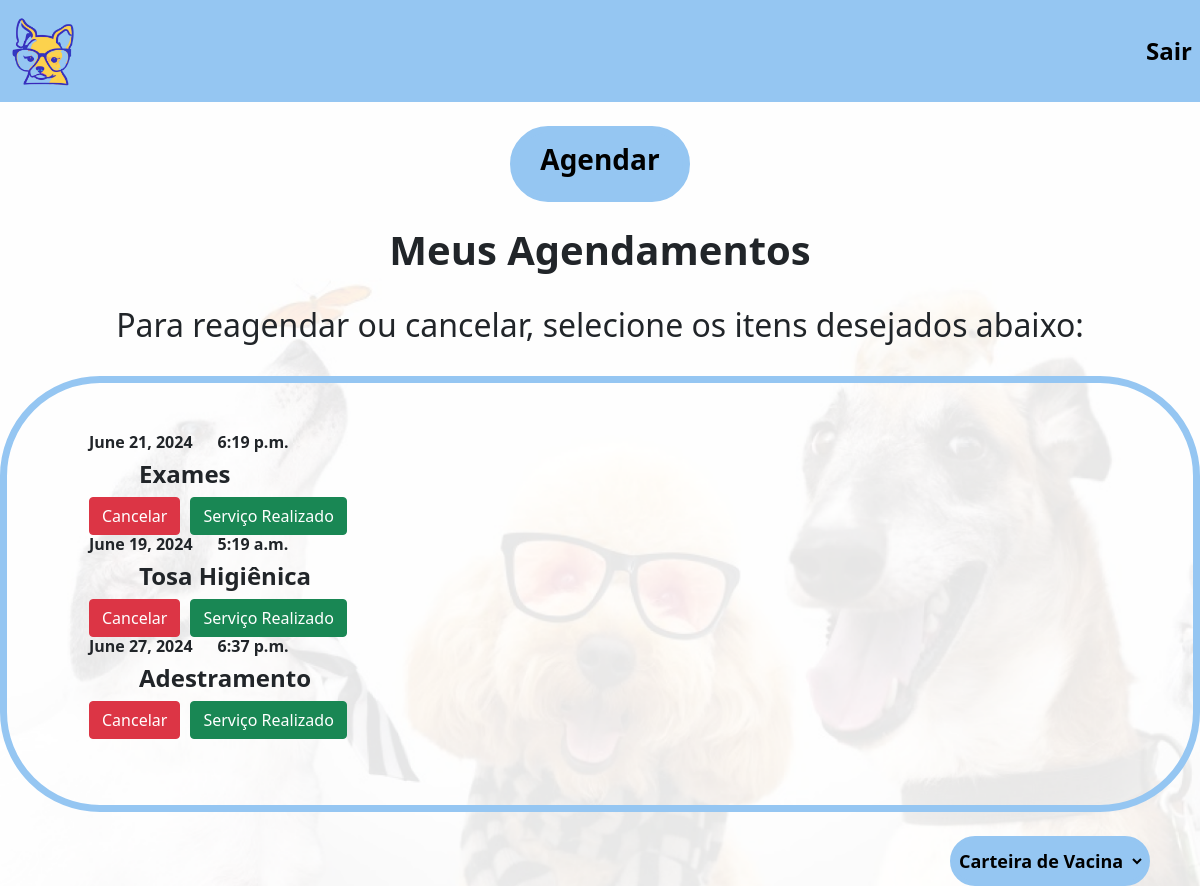
/agenda_cliente/ (signed in), run on the app's committed database.
### Aplicativo/models.py (models this page shows, shortened)
class AgendamentoModel(models.Model):
    STATUS_CHOICES = [
        ('aberto', 'Aberto'),
        ('fechado', 'Fechado'),
        ('cancelado', 'Cancelado'),
    ]
    tutor = models.ForeignKey(User, on_delete=models.CASCADE, default=1)
    animal = models.ForeignKey('cadastroAnimalModel', on_delete=models.CASCADE, default=1)
    servico = models.ForeignKey(ServicoModel, on_delete=models.CASCADE, default=1)
    data = models.DateField(default='2024-01-01')  # Valor padrão temporário
    horario = models.TimeField(default='12:00')  # Valor padrão temporário
    status = models.CharField(max_length=10, choices=STATUS_CHOICES, default='aberto')

class ServicoModel(models.Model):
    nome = models.CharField(max_length=200, unique=True, default='Serviço Temporário')

### Aplicativo/views.py (the view)
# urls.py: path('agenda_cliente/', views.agenda_cliente, name='agenda_cliente'),
def agenda_cliente(request):
    tutor_id = request.user.id
    agendamentos = AgendamentoModel.objects.filter(tutor_id=tutor_id, status='aberto')
    return render(request, 'agenda_cliente.html', {'agendamentos': agendamentos})
    return render(request, 'agenda_cliente.html')

### Aplicativo/templates/agenda_cliente.html (shortened to what this page needs)
<!DOCTYPE html>
<html lang="en">
<head>
{% load static %}
<link rel="stylesheet" type="text/css" href="{% static 'css/index.css' %}">
<link rel="stylesheet" type="text/css" href="{% static 'css/cadastroServicos.css' %}">
<link href="https://cdn.jsdelivr.net/npm/bootstrap@5.0.2/dist/css/bootstrap.min.css" rel="stylesheet"
integrity="sha384-EVSTQN3/azprG1Anm3QDgpJLIm9Nao0Yz1ztcQTwFspd3yD65VohhpuuCOmLASjC">
</head>
<body>
    <nav class="navbar navbar-expand-lg custom-bg">
        <div class="collapse navbar-collapse" id="navbarNav">
            <ul class="navbar-nav">
                <li class="nav-item">
                    <a class="nav-link active left-link" aria-current="page" href="{% url 'agenda_cliente' %}">
                        <img src='{% static "Aplicativo/media/logo.png"%}' class="img">
                    </a>
                </li>
            </ul>
            <ul class="navbar-nav ms-auto">
                <li class="nav-item">
                    <a class="nav-link" href="{% url 'home_cliente' %}">Sair</a>
                </li>
            </ul>
        </div>
    </nav>
    <br>
    <div class="container">
        <a href="{% url 'agendamento_cliente' %}"><button class="custom-btn"><h3><b>Agendar</b></h3></button></a>
    </div>
    <br>
    <h1 class="text-center"><b>Meus Agendamentos</b></h1><br>
    <h2 class="text-center">Para reagendar ou cancelar, selecione os itens desejados abaixo:</h2><br>
    <div class="container-wrapper">
        <div class="custom-container">
            <ul>
                {% for agendamento in agendamentos %}
                    <div class="agendamento-item">
                        <h6><b>{{ agendamento.data }}</b><b>&nbsp;&nbsp;&nbsp;&nbsp;&nbsp;&nbsp;{{ agendamento.horario }}</b></h6>
                        <div class="agendamento">
                            <h4 class="text" style="margin-left: 50px;"><b>{{ agendamento.servico.nome }}</b></h4>
                        </div>
                        <div class="action-btns">
                            <form action="{% url 'cancelar_agendamento' agendamento.id %}" method="post" style="display:inline;">
                                <button type="submit" class="btn btn-danger">Cancelar</button>
                            </form>
                            <form action="{% url 'fechar_agendamento' agendamento.id %}" method="post" style="display:inline;">
                                <button type="submit" class="btn btn-success">Serviço Realizado</button>
                            </form>
                        </div>
                    </div>
                {% empty %}
                    <li>Nenhum agendamento em aberto encontrado.</li>
                {% endfor %}
            </ul>
        </div>
    </div>
    <br>
    <div class="select">
        <select name="cartaoVacina">
            <option value="">Carteira de Vacina</option>
          </select>
    </div>
</body>
</html>

### Aplicativo/static/css/index.css (style rules this page uses)
.custom-bg { background-color: #95C6F2; }
.navbar-nav .nav-link { color: black; font-size: 24px; font-weight: bold; }

### Aplicativo/static/css/cadastroServicos.css (style rules this page uses)
body { background-image: url('../Aplicativo/media/fundo_opaco.png'); background-size: cover; background-repeat: no-repeat; background-attachment: fixed; }

### Aplicativo/templates/agenda_cliente.html (style rules this page uses)
.custom-btn { background-color: #95C6F2; width: 180px; padding: 10px; border: 7px solid #95C6F2; border-radius: 50px; transition: background-color 0.3s ease; }
.container { display: flex; justify-content: center; align-items: center; }
.container-wrapper { display: flex; justify-content: center; align-items: center; }
.custom-container { border: 7px solid #95C6F2; border-radius: 100px; padding: 50px; width: 1700px; }
.action-btns { display: flex; gap: 10px; }
.img { width: 70px; height: 70px; }
select { width: 200px; height: 50px; border: 5px solid #95C6F2; border-radius: 50px; background-color: #95C6F2; font-size: large; font-weight: bold; align-items: center; }
.select { display: flex; justify-content: end; align-items: end; margin-right: 50px; }

### data on the page
AgendamentoModel: data "June 21, 2024", horario "6:19 p.m.", servico.nome "Exames"
AgendamentoModel: data "June 19, 2024", horario "5:19 a.m.", servico.nome "Tosa Higiênica"
AgendamentoModel: data "June 27, 2024", horario "6:37 p.m.", servico.nome "Adestramento"
